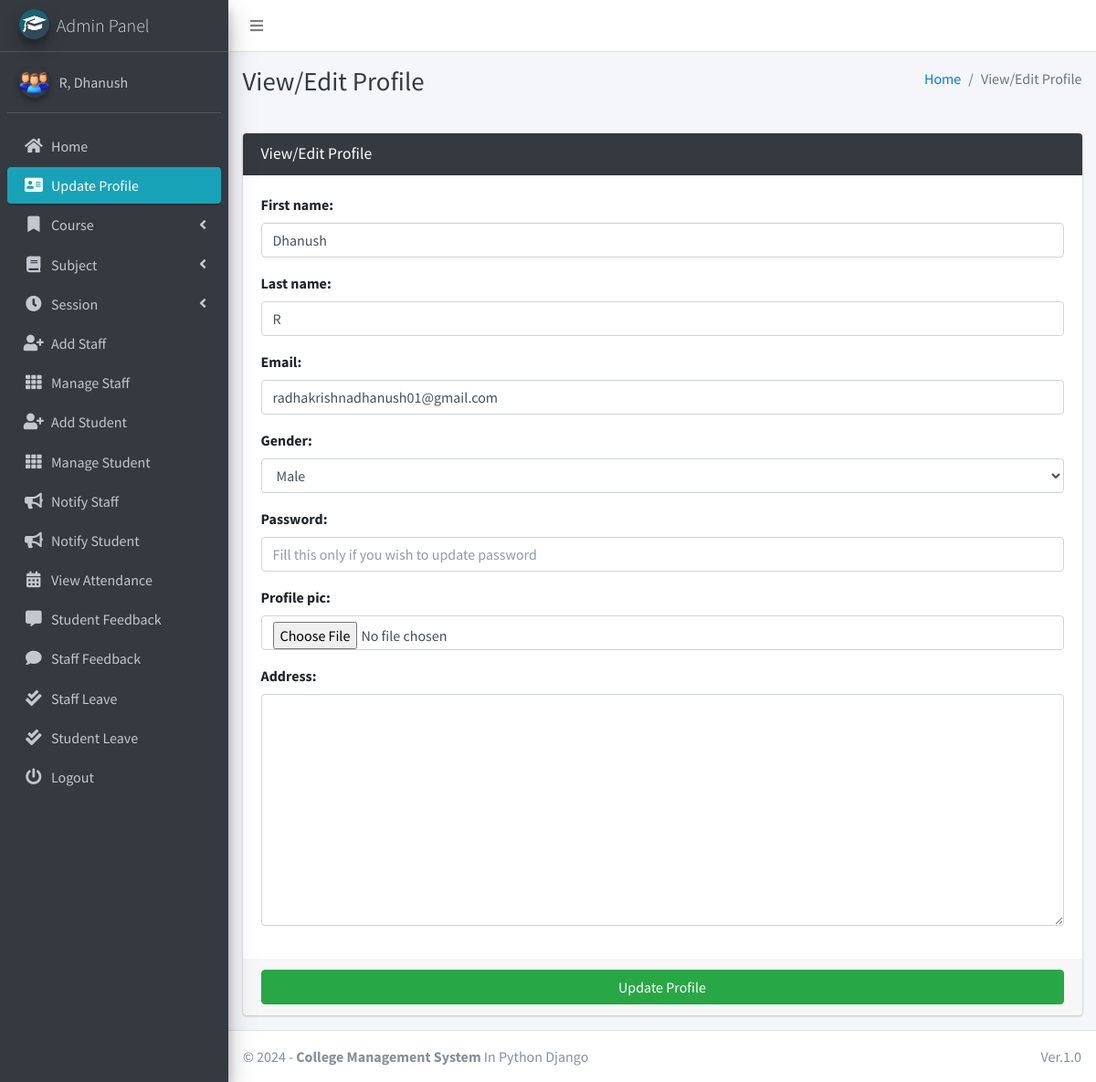
Screenshot of /admin_view_profile (signed in) with the database file from the repository.
### main_app/models.py (models this page shows)
class CustomUser(AbstractUser):
    USER_TYPE = ((1, "HOD"), (2, "Staff"), (3, "Student"))
    GENDER = [("M", "Male"), ("F", "Female")]
    username = None  # Removed username, using email instead
    email = models.EmailField(unique=True)
    user_type = models.CharField(default=1, choices=USER_TYPE, max_length=1)
    gender = models.CharField(max_length=1, choices=GENDER)
    profile_pic = models.ImageField()
    address = models.TextField()
    fcm_token = models.TextField(default="")  # For firebase notifications
    created_at = models.DateTimeField(auto_now_add=True)
    updated_at = models.DateTimeField(auto_now=True)
    USERNAME_FIELD = "email"
    REQUIRED_FIELDS = []
    objects = CustomUserManager()
    def __str__(self):
        return self.last_name + ", " + self.first_name

### main_app/hod_views.py (the view, shortened to what this page needs)
# urls.py: path("admin_view_profile", hod_views.admin_view_profile,
def admin_view_profile(request):
    admin = get_object_or_404(Admin, admin=request.user)
    form = AdminForm(request.POST or None, request.FILES or None,
                     instance=admin)
    context = {'form': form,
               'page_title': 'View/Edit Profile'
               }
    return render(request, "hod_template/admin_view_profile.html", context)

### main_app/forms.py
class AdminForm(CustomUserForm):
    def __init__(self, *args, **kwargs):
        super(AdminForm, self).__init__(*args, **kwargs)
    class Meta(CustomUserForm.Meta):
        model = Admin
        fields = CustomUserForm.Meta.fields

### main_app/templates/hod_template/admin_view_profile.html (shortened to what this page needs)
{% extends 'main_app/base.html' %}
{% load static %}
{% block page_title %}{{page_title}}{% endblock page_title %}
{% block content %}
<section class="content">
    <div class="container-fluid">
        <div class="row">
            <div class="col-md-12">
                <div class="card card-dark">
                    <div class="card-header">
                        <h3 class="card-title">{{page_title}}</h3>
                    </div>
                    {% include "main_app/form_template.html" with messages=messages  form=form button_text="Update Profile"%}
                </div>
            </div>
        </div>
    </div>
</section>
{% endblock content %}

### main_app/templates/main_app/sidebar_template.html (shortened to what this page needs)
{% load static %}
<aside class="main-sidebar sidebar-dark-info elevation-4">
    {% if request.user.user_type == '1' %}
    <a href="{% url 'admin_home' %}" class="brand-link">
        <img src="{% static 'dist/img/cmsl.png' %} " alt="AdminLTE Logo"
            class="brand-image img-circle elevation-3" >
        <span class="brand-text font-weight-light">Admin Panel</span>
    </a>
    <div class="sidebar">
        <div class="user-panel mt-3 pb-3 mb-3 d-flex">
            <div class="image">
                <img src="{{ request.user.profile_pic}}" class="img-circle elevation-2" alt="User Image">
            </div>
            <div class="info">
                <a href="#" class="d-block">{{user}}</a>
            </div>
        </div>
        <nav class="mt-2">
            <ul class="nav nav-pills nav-sidebar flex-column" data-widget="treeview" role="menu" data-accordion="false">
                <li class="nav-item">
                    {% url 'admin_home' as admin_home %}
                    <a href="{{admin_home}}" class="nav-link {% if admin_home == request.path %} active {% endif %}">
                        <i class="nav-icon fas fa-home"></i>
                        <p>
                            Home
                        </p>
                    </a>
                </li>
                <li class="nav-item">
                    {% url 'admin_view_profile' as admin_view_profile %}
                    <a href="{{admin_view_profile}}"
                        class="nav-link {% if admin_view_profile == request.path %} active {% endif %}">
                        <i class="nav-icon fas fa-address-card"></i>
                        <p>
                            Update Profile
                        </p>
                    </a>
                </li>
                <li class="nav-item has-treeview">
                    <a href="#" class="nav-link">
                        <i class="nav-icon fas fa-bookmark"></i>
                        <p>
                            Course
                            <i class="fas fa-angle-left right"></i>
                        </p>
                    </a>
                </li>
                <li class="nav-item has-treeview">
                    <a href="#" class="nav-link">
                        <i class="nav-icon fas fa-book"></i>
                        <p>
                            Subject
                            <i class="fas fa-angle-left right"></i>
                        </p>
                    </a>
                </li>
                <li class="nav-item has-treeview">
                    <a href="#" class="nav-link">
                        <i class="nav-icon fas fa-clock"></i>
                        <p>
                            Session
                            <i class="fas fa-angle-left right"></i>
                        </p>
                    </a>
                </li>
                <li class="nav-item">
                    {% url 'add_staff' as add_staff %}
                    <a href="{{add_staff}}" class="nav-link {% if add_staff == request.path %} active {% endif %}">
                        <i class="nav-icon fas fa-user-plus"></i>
                        <p>
                            Add Staff
                        </p>
                    </a>
                </li>
                <li class="nav-item">
                    {% url 'manage_staff' as manage_staff %}
                    {% url 'edit_staff' staff_id as edit_staff %}
                    <a href="{{manage_staff}}"
                        class="nav-link {% if manage_staff == request.path or request.path == edit_staff %} active {% endif %}">
                        <i class="nav-icon fas fa-th"></i>
                        <p>
                            Manage Staff
                        </p>
                    </a>
                </li>
                <li class="nav-item">
                    {% url 'add_student' as add_student%}
                    <a href="{{add_student}}" class="nav-link  {% if add_student == request.path %} active {% endif %}">
                        <i class="nav-icon fas fa-user-plus"></i>
                        <p>
                            Add Student
                        </p>
                    </a>
                </li>
                <li class="nav-item">
                    {% url 'manage_student' as manage_student %}
                    {% url 'edit_student' student_id as edit_student %}
                    <a href="{{manage_student}}"
                        class="nav-link  {% if edit_student == request.path or manage_student == request.path %} active {% endif %}">
                        <i class="nav-icon fas fa-th"></i>
                        <p>
                            Manage Student
                        </p>
                    </a>
                </li>
                <li class="nav-item">
                    {% url 'admin_notify_staff' as admin_notify_staff %}
                    <a href="{{admin_notify_staff}}"
                        class="nav-link {% if admin_notify_staff == request.path %} active {% endif %}">
                        <i class="nav-icon fas fa-bullhorn"></i>
                        <p>
                            Notify Staff
                        </p>
                    </a>
                </li>
                <li class="nav-item">
                    {% url 'admin_notify_student' as admin_notify_student %}
                    <a href="{{admin_notify_student}}"
                        class="nav-link {% if admin_notify_student == request.path %} active {% endif %}">
                        <i class="nav-icon fas fa-bullhorn"></i>
                        <p>
                            Notify Student
                        </p>
                    </a>
                </li>
                <li class="nav-item">
                    {% url 'admin_view_attendance' as admin_view_attendance %}
                <li class="nav-item">
                    <a href="{{admin_view_attendance}}"
                        class="nav-link  {% if admin_view_attendance == request.path %} active {% endif %}">
                        <i class="nav-icon fas fa-calendar-alt"></i>
                        <p>
                            View Attendance
                        </p>
                    </a>
                </li>
                <li class="nav-item">
                    {% url 'student_feedback_message' as student_feedback_message %}
                    <a href="{{ student_feedback_message }}"
                        class="nav-link  {% if student_feedback_message == request.path %} active {% endif %}">
                        <i class="nav-icon fas fa-comment-alt"></i>
                        <p>
                            Student Feedback
                        </p>
                    </a>
                </li>
                <li class="nav-item">
                    {% url 'staff_feedback_message' as staff_feedback_message %}
                    <a href="{{staff_feedback_message}}"
                        class="nav-link   {% if staff_feedback_message == request.path %} active {% endif %}">
                        <i class="nav-icon fas fa-comment"></i>
                        <p>
                            Staff Feedback
                        </p>
                    </a>
                </li>
                <li class="nav-item">
                    {% url 'view_staff_leave' as view_staff_leave %}
                    <a href="{{view_staff_leave}}"
                        class="nav-link  {% if view_staff_leave == request.path %} active {% endif %}">
                        <i class="nav-icon fas fa-check-double"></i>
                        <p>
                            Staff Leave
                        </p>
                    </a>
                </li>
                <li class="nav-item">
                    {% url 'view_student_leave' as view_student_leave %}
                    <a href="{% url 'view_student_leave' %}"
                        class="nav-link  {% if view_student_leave == request.path %} active {% endif %}">
                        <i class="nav-icon fas fa-check-double"></i>
                        <p>
                            Student Leave
                        </p>
                    </a>
                </li>
                                        {% endif %}
                                        <li class="nav-item">
                                            <a href="{% url 'user_logout' %}"
                                                onclick="return confirm('Your session would be terminated.\n\nProceed?')"
                                                class="nav-link">
                                                <i class="nav-icon fas fa-power-off"></i>
                                                <p>
                                                    Logout
                                                </p>
                                            </a>
                                        </li>
                                    </ul>
                                </nav>
                            </div>
</aside>

### rows the page displays
CustomUser: user.profile_pic (picture), last_name+first_name "R, Dhanush"

### other values shown
{{ page_title }} "View/Edit Profile"
{{ field.label_tag }} "First name:" "Last name:" "Email:" "Gender:" "Password:" "Profile pic:" "Address:"
{{ button_text }} "Update Profile"
